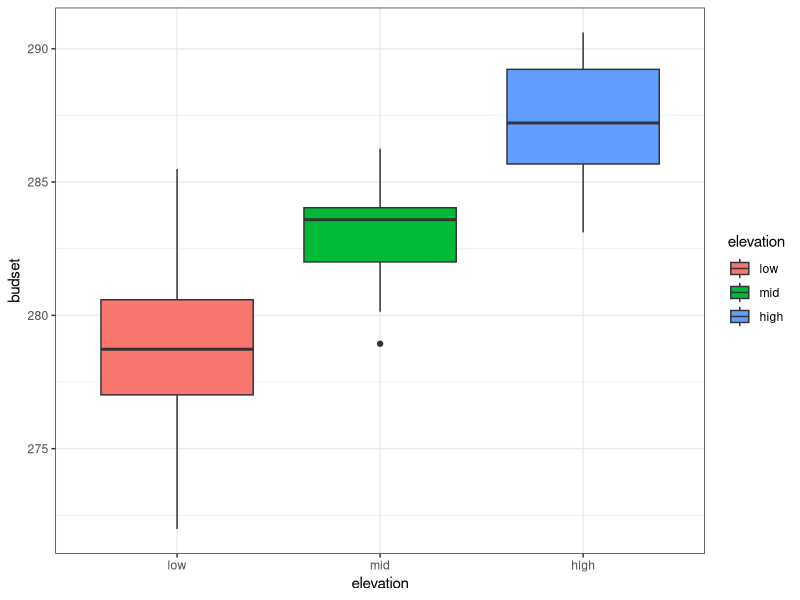

Generate this figure with R:
## ---- chunk 1
knitr::opts_chunk$set(echo = TRUE)
## ---- chunk 2
# Preliminaries
library(reshape2)
library(ggplot2)

# Global objects

##### first for loop
# define an empty vector to hold the p values
results=NULL
# define the number of times to iterate the for loop
times=1000

###### second for loop
# establish possible means for budset 
# i am setting this to a maximum difference of 10 days across the elevation
possibleMeans=seq(280,290, by=1)

# set the number of combinations
# i am setting this to three because i have 3 elevations
y=3

# find all combinations with this nice package
all_combinations <- combn(possibleMeans,y)

# create a new object with transpose function
# change from wide to long format
# this is needed for easy use in the for loop
meanCombos=t(all_combinations)

# create empty vector for the for loop
results2=NULL
product=NULL
# create empty matrix for the for loop 
# number of rows equals number of combinations
myMat=matrix(nrow=165, ncol=4)


############################################################
# FUNCTION: dataCreate
# Create a fake data set that establishes a random distribution for timing of budset/elevation following a normal distribution
# input: 3 means and 3 standard deviations corresponding to low, mid, and high elevation, a value of n (sample size)
# output: a data frame with 3 columns representing the three elevations. each column will have 13 rows representing a random sample of 13 points from the normal distribution.
# ----------------------------------------------------------
dataCreate <- function(mean1=280,mean2=283,mean3=287,n=13,sd1=4,sd2=3,sd3=2){
  mydf <- data.frame(low=rnorm(mean=mean1,n=n,sd=sd1), 
                     mid=rnorm(mean=mean2,n=n,sd=sd2), 
                     high=rnorm(mean=mean3,n=n,sd=sd3))
  return(mydf)
}
dataCreate()
# assign the output from the function to a variable
myDF <- dataCreate()
############################################################
############################################################
# FUNCTION: ANOfun
# Transform the data from wide to long format with reshape package. Perform the ANOVA analysis.
# input: the data frame created from the first function (myDF) that holds the fake data, and a second dataframe which is the transformed version of the first data frame
# output: a data frame with the summary output of the ANOVA (ANOsum)
# ----------------------------------------------------------
ANOfun=function(data1=myDF){
  suppressMessages(expr = myDFlong <- melt(data1))
  # assign names for easy reference in the model
  colnames(myDFlong)=c("elevation", "budset")
  # create an object that will hold the output from the ANOVA
  ANOmod=aov(budset ~ elevation, data=myDFlong)
  # obtain the summary output from the ANOVA
  ANOsum=summary(ANOmod)
  return(ANOsum)
}
ANOfun() 
############################################################
############################################################
# FUNCTION: PLOTfun
# plot the relationship between time of budset and elevation
# input: fake data set in the wide format
# output: figure showing the relationship
# ----------------------------------------------------------
PLOTfun=function(data=myDF){
  # re-create the wide format of the data set. i only called this in the previous function.
  myDFlong <- melt(data)
  # assign names for easy reference in the model
  colnames(myDFlong)=c("elevation", "budset")
  ggplot(data=myDFlong, aes(x=elevation, y=budset, fill=elevation)) + geom_boxplot() + theme_bw()
}
PLOTfun()
############################################################
############################################################
# Program body

# Run the analysis several times to see the number of times p is <= 0.05.
for(i in 1:times){
  myDF <- dataCreate()
  ANOsum <- ANOfun()
  # create a vector that holds the p-value from the ANOVA summary
  ANOfunpval <- ANOsum[[1]][["Pr(>F)"]][1]
  # place the vector of 1 into the results vector, that will continously have an additional element (totally the number of times at the end of the loop)
  results[i]=ANOfunpval
}
sum(results<=0.05) 


# determine the possible combinations of means that would lead to significant differences in budset across the elevation
for(j in 1: nrow(meanCombos)){
for(i in 1:50){
  myDF <- dataCreate(mean1 = meanCombos[j,1], mean2= meanCombos[j,2], mean3 = meanCombos[j,3])
  ANOsum <- ANOfun()
  # create a vector that holds the p-value from the ANOVA summary
  ANOfunpval <- ANOsum[[1]][["Pr(>F)"]][1]
  results2[i]=ANOfunpval
  product[i]=(sum(results2<=0.05))
  # add in mean values for each elevation into the matrix
  myMat[j,1]=meanCombos[j,1]
  myMat[j,2]=meanCombos[j,2]
  myMat[j,3]=meanCombos[j,3]
  myMat[j,4]=product[i]
}
}
print(myMat)
